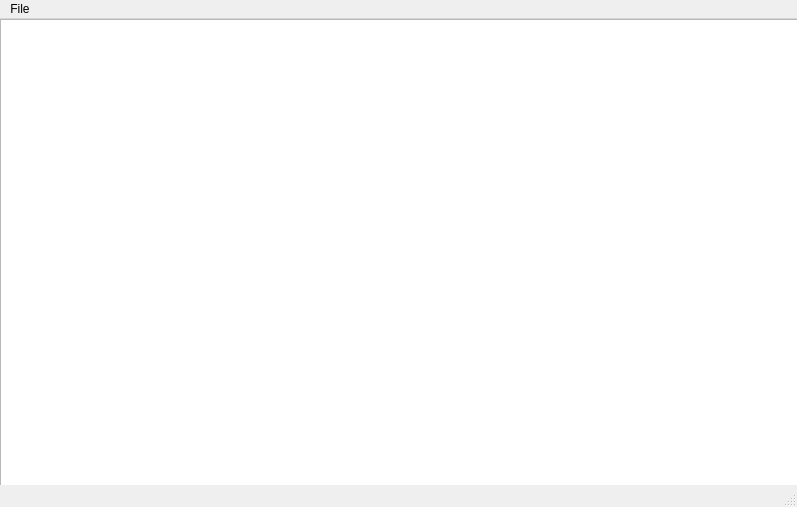
<?xml version="1.0" encoding="UTF-8"?>
<ui version="4.0">
 <class>SimpleExcelReader</class>
 <widget class="QMainWindow" name="SimpleExcelReader">
  <property name="geometry">
   <rect>
    <x>0</x>
    <y>0</y>
    <width>797</width>
    <height>507</height>
   </rect>
  </property>
  <property name="windowTitle">
   <string>SimpleExcelReader</string>
  </property>
  <widget class="QWidget" name="centralwidget">
   <widget class="QTableWidget" name="tableWidget">
    <property name="geometry">
     <rect>
      <x>0</x>
      <y>0</y>
      <width>811</width>
      <height>471</height>
     </rect>
    </property>
   </widget>
  </widget>
  <widget class="QMenuBar" name="menubar">
   <property name="geometry">
    <rect>
     <x>0</x>
     <y>0</y>
     <width>797</width>
     <height>22</height>
    </rect>
   </property>
   <widget class="QMenu" name="menuFile">
    <property name="title">
     <string>File</string>
    </property>
    <addaction name="actionOpen"/>
   </widget>
   <addaction name="menuFile"/>
  </widget>
  <widget class="QStatusBar" name="statusbar"/>
  <action name="actionOpen">
   <property name="text">
    <string>Open</string>
   </property>
  </action>
 </widget>
 <resources/>
 <connections/>
</ui>
